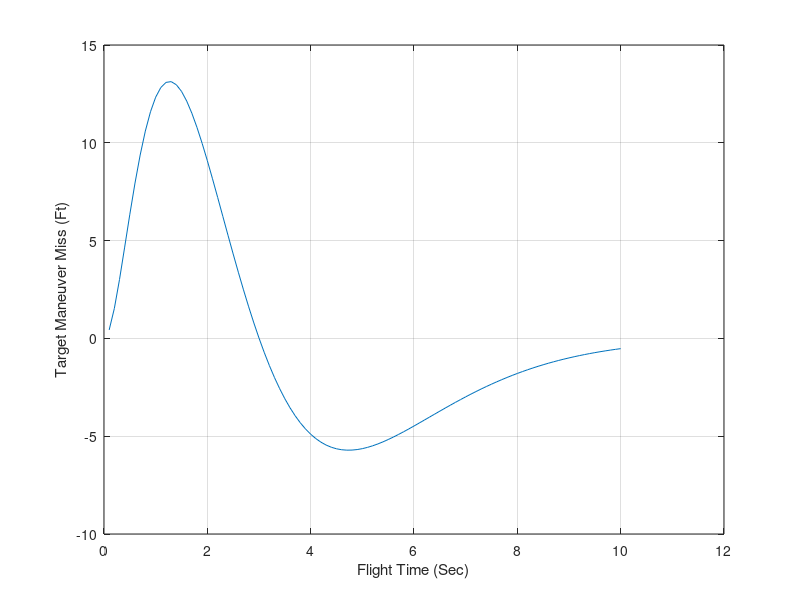
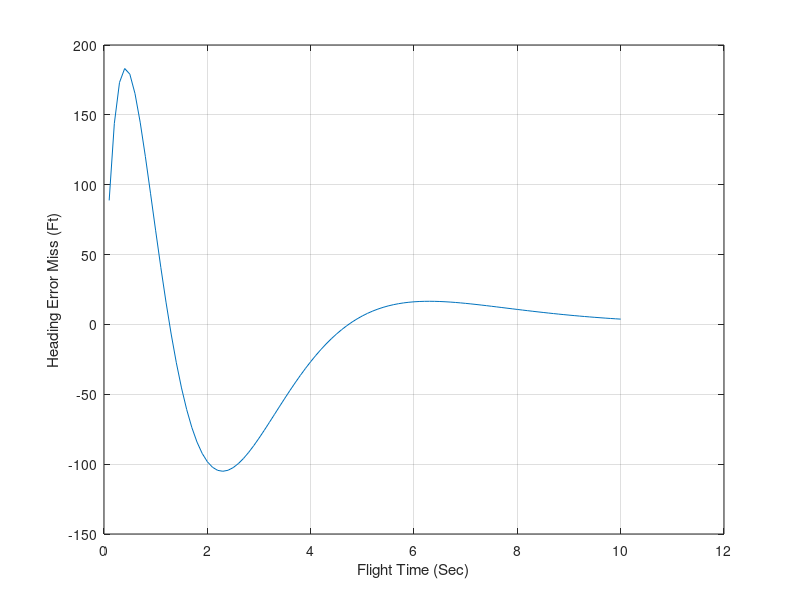

The MATLAB script that drew these images, in order:
clear
n=0.;
XNP=4;
XNT=96.6;
TAU=1;
TF=10;
VM=3000;
HEDEG=-20;
T=0.; 
S=0.;
TP=T+.00001; 
X1=0;
X2=0; 
X3=0; 
X4=0; 
H=.01;
HE=HEDEG/57.3;
while TP<=(TF-1e-5)
	S=S+H; 
	X1OLD=X1; 
	X2OLD=X2;
	X3OLD=X3;
	X4OLD=X4;
	if TP<H/2
		IMPULSE=2./H; 
	else
		IMPULSE=0;
	end
	STEP=1;
	FLAG=0;
	while STEP<=1
		if FLAG==1
			STEP=2;
			X1=X1+H*X1D;
			X2=X2+H*X2D;
			X3=X3+H*X3D;
			X4=X4+H*X4D;
			TP=TP+H;
		end
		X1D=X2;
		X2D=X3;
		Y1=(X4-X2)/TAU; 
		TGO=TP+.00001;
		if STEP==2
			IMPULSE=0; 
		end
		X3D=XNP*Y1/TGO+IMPULSE;
		X4D=-Y1;
		FLAG=1;
	end
	FLAG=0;
	X1=(X1OLD+X1)/2+.5*H*X1D;
	X2=(X2OLD+X2)/2+.5*H*X2D;
	X3=(X3OLD+X3)/2+.5*H*X3D;
	X4=(X4OLD+X4)/2+.5*H*X4D;
	if S>=.0999
		S=0.;
        n=n+1;
        ArrayTP(n)=TP;
		ArrayXMNT(n)=XNT*X1;
		ArrayXMHE(n)=-VM*HE*X2;
	end
end
figure
plot(ArrayTP,ArrayXMNT),grid
xlabel('Flight Time (Sec)')
ylabel('Target Maneuver Miss (Ft)')
figure
plot(ArrayTP,ArrayXMHE),grid
xlabel('Flight Time (Sec)')
ylabel('Heading Error Miss (Ft)')
clc
output=[ArrayTP',ArrayXMNT',ArrayXMHE'];
save datfil.txt output  -ascii
disp 'simulation finished'
		
